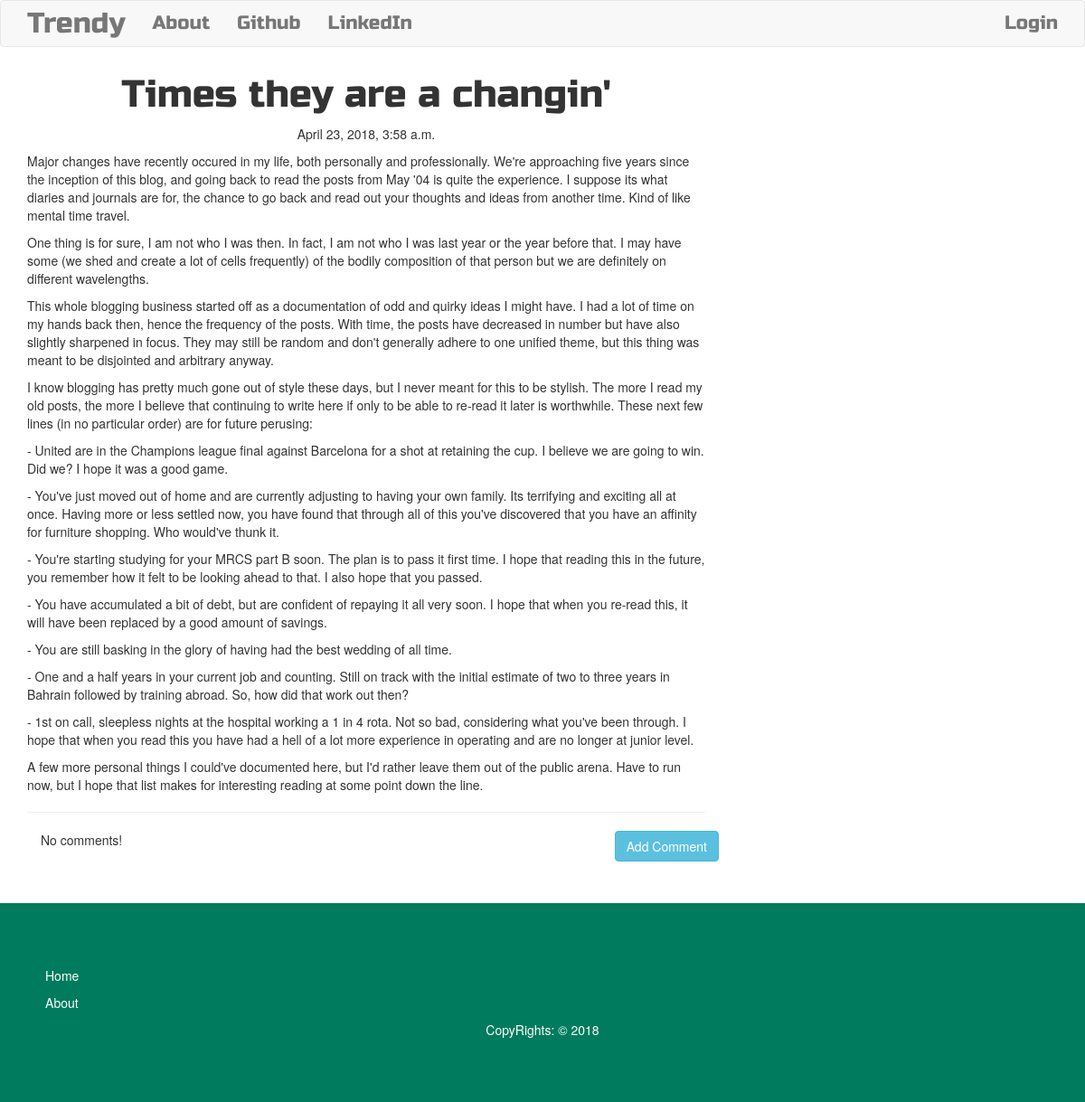
Screenshot of /post/3 with the database file from the repository.
### blog/models.py (models this page shows, shortened)
class Post(models.Model):
	author = models.ForeignKey('auth.User')
	title = models.CharField(max_length=200)
	text = models.TextField()
	created_date = models.DateTimeField(auto_now_add=True)
	published_date = models.DateTimeField(blank=True, null=True)

### blog/views.py (the view)
# urls.py: url(r'^post/(?P<pk>\d+)$', views.PostDetailView.as_view(), name="post_detail"),
class PostDetailView(DetailView):
	model = Post

### blog/templates/blog/post_detail.html (shortened to what this page needs)
{% extends "base.html" %}
{% block content %}
<h1 class="posttitle loader">{{ post.title }}</h1>
{% if post.published_date %}
	<div class="date postdate">
		{{ post.published_date }}
	</div>
{% else %}
	<a class="btn btn-default" href="{% url 'blog:post_publish' pk=post.pk %}">Publish</a>
{% endif %}
<p class="postcontent"> {{ post.text|safe|linebreaks }} </p>
<hr>
<a href="{% url 'blog:add_comment_to_post' pk=post.pk %}" class="btn btn-info btn-comment">Add Comment</a>
<div class="container">
	{% for comment in post.comments.all %}
		<br>
		{% if user.is_authenticated or comment.approved_comment %}
			{{ comment.created_date }}
			{% if not comment.approved_comment %}
				<a href="{% url 'blog:comment_remove' pk=comment.pk %}" class="btn btn-primary">
					<span class="glyphicon glyphicon-remove"></span>
				</a>
				<a href="{% url 'blog:comment_approve' pk=comment.pk %}" class="btn btn-primary">
					<span class="glyphicon glyphicon-ok"></span>
				</a>
			{% endif %}
			<p> {{ comment.text|safe|linebreaks }} </p>
			<p>Posted By: {{  comment.author }} </p>
		{% endif %}
		{% empty %}
			<p> No comments!</p>
	{% endfor %}
</div>
{% endblock %}

### blog/static/css/blog.css (style rules this page uses)
.postdate { text-align: center; }
.posttitle { font-family: 'Russo One', sans-serif; font-size: 3em; text-align: center; }
.postcontent { font-family: 'Montserrat'; font-size: 1.5em; }
.btn-comment { position: absolute; right: 0px; }
.loader { filter:hue-rotate(0deg); color: linear-gradient(45deg,#0f8,#08f); animation:hue 5000ms infinite linear; }

### rows the page displays
Post: title "Times they are a changin'", published_date "April 23, 2018, 3:58 a.m.", text "Major changes have recently occured in my life, both personally and professionally. We're approaching five years since the inception of this blog, and going back to read the posts from May '04 is quite the experience. I suppose its what diaries and journals are for, the chance to go back and read out your thoughts and ideas from another time. Kind of like mental time travel. One thing is for sure, I am not who I was then. In fact, I am not who I was last year or the year before that. I may have some (we shed and create a lot of cells frequently) of the bodily composition of that person but we are definitely on different wavelengths. This whole blogging business started off as a…"
